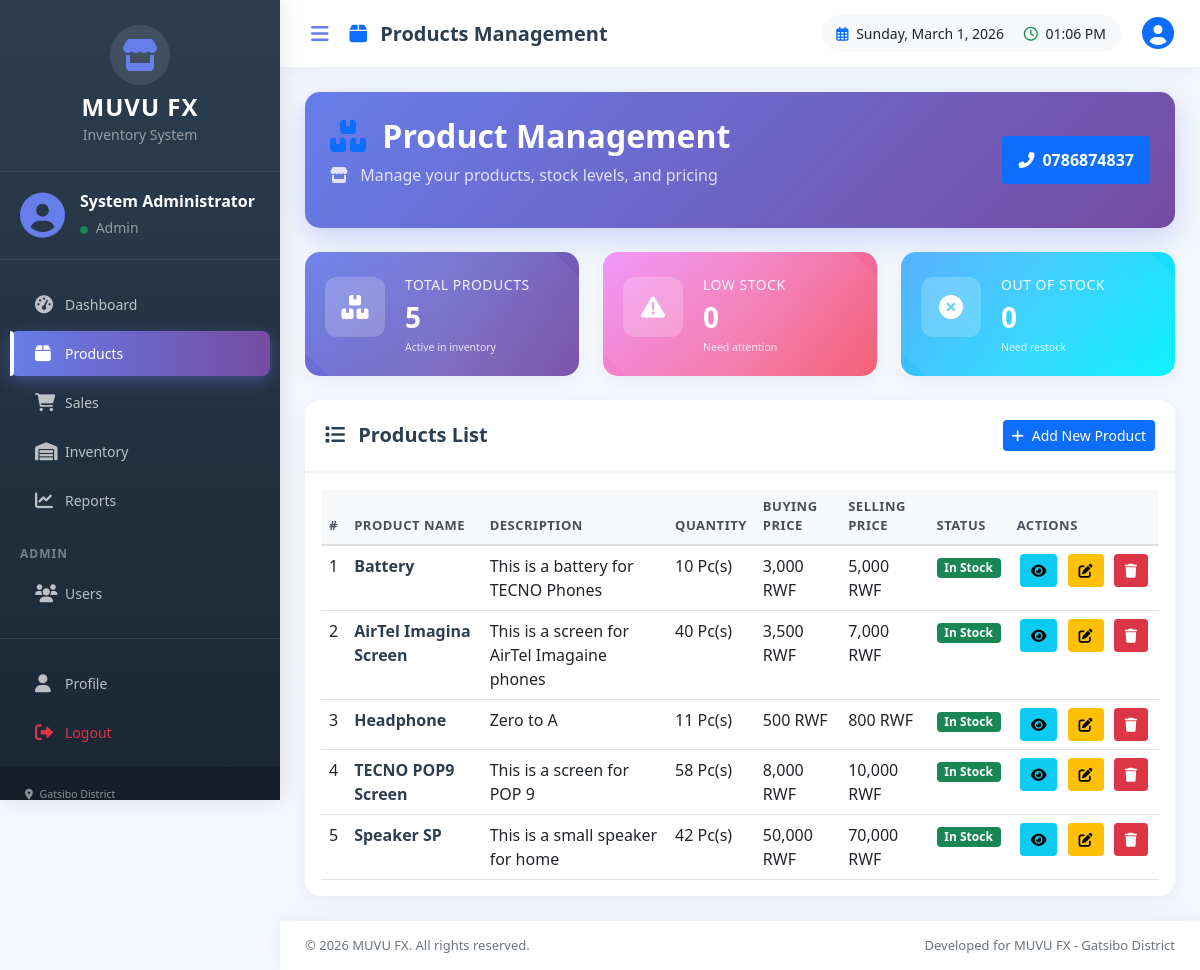
The page /pages/products.php (signed in) on the database its author committed.
### tables this page shows
CREATE TABLE `products` (
  `id` int(11) NOT NULL,
  `product_name` varchar(200) NOT NULL,
  `description` text DEFAULT NULL,
  `quantity` int(11) DEFAULT 0,
  `low_stock_threshold` int(11) DEFAULT 10,
  `buying_price` decimal(10,2) DEFAULT 0.00,
  `selling_price` decimal(10,2) DEFAULT 0.00,
  `created_at` timestamp NOT NULL DEFAULT current_timestamp(),
  `updated_at` timestamp NOT NULL DEFAULT current_timestamp() ON UPDATE current_timestamp()
);

### pages/products.php (the view, shortened to what this page needs)
<?php
require_once '../includes/config.php';
$products_query = "SELECT * FROM products ORDER BY created_at ASC";
$products_result = mysqli_query($conn, $products_query);
$current_page = basename($_SERVER['PHP_SELF']);
$user_role = $_SESSION['role'] ?? 'guest';
$user_name = $_SESSION['full_name'] ?? 'User';
$total_products_query = "SELECT COUNT(*) as total FROM products";
$total_products_result = mysqli_query($conn, $total_products_query);
$total_products = mysqli_fetch_assoc($total_products_result)['total'];
$low_stock_count_query = "SELECT COUNT(*) as count FROM products WHERE quantity <= low_stock_threshold";
$low_stock_count_result = mysqli_query($conn, $low_stock_count_query);
$low_stock_count = mysqli_fetch_assoc($low_stock_count_result)['count'];
$out_stock_query = "SELECT COUNT(*) as count FROM products WHERE quantity = 0";
$out_stock_result = mysqli_query($conn, $out_stock_query);
$out_stock_count = mysqli_fetch_assoc($out_stock_result)['count'];
?>
<?php include '../includes/header.php'; ?>
<div class="main-layout">
    <div class="sidebar">
        <div class="sidebar-header">
            <div class="business-logo">
                <i class="fas fa-store fa-2x mb-2"></i>
                <h4 class="text-white mb-0">MUVU FX</h4>
                <small class="text-white-50">Inventory System</small>
            </div>
        </div>
        <div class="user-info">
            <div class="user-avatar">
                <i class="fas fa-user-circle fa-3x"></i>
            </div>
            <div class="user-details">
                <h6 class="text-white mb-1"><?php echo htmlspecialchars($user_name); ?></h6>
                <small class="text-white-50">
                    <i class="fas fa-circle text-success me-1" style="font-size: 8px;"></i>
                    <?php echo ucfirst(htmlspecialchars($user_role)); ?>
                </small>
            </div>
        </div>
        <div class="sidebar-menu">
            <ul class="nav flex-column">
                <li class="nav-item">
                    <a class="nav-link <?php echo $current_page == 'dashboard.php' ? 'active' : ''; ?>"
                       href="dashboard.php">
                        <i class="fas fa-tachometer-alt"></i>
                        <span>Dashboard</span>
                    </a>
                </li>
                <li class="nav-item">
                    <a class="nav-link <?php echo $current_page == 'products.php' ? 'active' : ''; ?>"
                       href="products.php">
                        <i class="fas fa-box"></i>
                        <span>Products</span>
                    </a>
                </li>
                <li class="nav-item">
                    <a class="nav-link <?php echo $current_page == 'sales.php' ? 'active' : ''; ?>"
                       href="sales.php">
                        <i class="fas fa-shopping-cart"></i>
                        <span>Sales</span>
                    </a>
                </li>
                <li class="nav-item">
                    <a class="nav-link <?php echo $current_page == 'inventory.php' ? 'active' : ''; ?>"
                       href="inventory.php">
                        <i class="fas fa-warehouse"></i>
                        <span>Inventory</span>
                    </a>
                </li>
                <li class="nav-item">
                    <a class="nav-link <?php echo $current_page == 'reports.php' ? 'active' : ''; ?>"
                       href="reports.php">
                        <i class="fas fa-chart-line"></i>
                        <span>Reports</span>
                    </a>
                </li>
                <?php if (isset($_SESSION['role']) && $_SESSION['role'] === 'admin'): ?>
                <li class="nav-divider">
                    <span class="divider-text">ADMIN</span>
                </li>
                <li class="nav-item">
                    <a class="nav-link <?php echo $current_page == 'users.php' ? 'active' : ''; ?>"
                       href="users.php">
                        <i class="fas fa-users"></i>
                        <span>Users</span>
                    </a>
                </li>
                <?php endif; ?>
            </ul>
        </div>
        <div class="sidebar-footer">
            <ul class="nav flex-column">
                <li class="nav-item">
                    <a class="nav-link <?php echo $current_page == 'profile.php' ? 'active' : ''; ?>"
                       href="profile.php">
                        <i class="fas fa-user"></i>
                        <span>Profile</span>
                    </a>
                </li>
                <li class="nav-item">
                    <a class="nav-link text-danger" href="../actions/logout.php">
                        <i class="fas fa-sign-out-alt"></i>
                        <span>Logout</span>
                    </a>
                </li>
            </ul>
            <div class="business-info">
                <small class="text-white-50 d-block">
                    <i class="fas fa-map-marker-alt me-1"></i> Gatsibo District
                </small>
            </div>
        </div>
    </div>
    <div class="main-content-right">
        <div class="top-header">
            <div class="header-left">
                <button class="sidebar-toggle-btn" onclick="toggleSidebar()">
                    <i class="fas fa-bars"></i>
                </button>
                <h5 class="page-title">
                    <i class="fas fa-box me-2 text-primary"></i>
                    Products Management
                </h5>
            </div>
            <div class="header-right">
                <div class="datetime-display">
                    <span class="date me-3">
                        <i class="far fa-calendar-alt text-primary me-1"></i>
                        <?php echo date('l, F j, Y'); ?>
                    </span>
                    <span class="time">
                        <i class="far fa-clock text-success me-1"></i>
                        <?php echo date('h:i A'); ?>
                    </span>
                </div>
                <div class="user-profile-dropdown">
                    <div class="dropdown">
                        <button class="btn btn-link dropdown-toggle text-dark" type="button" data-bs-toggle="dropdown">
                            <i class="fas fa-user-circle fa-2x text-primary"></i>
                        </button>
                    </div>
                </div>
            </div>
        </div>
        <div class="content-area">
            <div class="welcome-section mb-4">
                <div class="row align-items-center">
                    <div class="col-md-8">
                        <h2 class="mb-2">
                            <i class="fas fa-boxes text-primary me-2"></i>
                            Product Management
                        </h2>
                        <p class="text-muted">
                            <i class="fas fa-store me-2"></i>
                            Manage your products, stock levels, and pricing
                        </p>
                    </div>
                    <div class="col-md-4 text-end">
                        <div class="business-badge">
                            <span class="badge bg-primary p-3">
                                <i class="fas fa-phone-alt me-2"></i>0786874837
                            </span>
                        </div>
                    </div>
                </div>
            </div>
            <div class="row g-4 mb-4">
                <div class="col-xl-4 col-md-4">
                    <div class="stat-card total-products-card">
                        <div class="stat-icon">
                            <i class="fas fa-boxes"></i>
                        </div>
                        <div class="stat-details">
                            <span class="stat-label">Total Products</span>
                            <h3 class="stat-value"><?php echo $total_products; ?></h3>
                            <div class="stat-footer">
                                <small>Active in inventory</small>
                            </div>
                        </div>
                    </div>
                </div>
                <div class="col-xl-4 col-md-4">
                    <div class="stat-card low-stock-stat-card">
                        <div class="stat-icon">
                            <i class="fas fa-exclamation-triangle"></i>
                        </div>
                        <div class="stat-details">
                            <span class="stat-label">Low Stock</span>
                            <h3 class="stat-value"><?php echo $low_stock_count; ?></h3>
                            <div class="stat-footer">
                                <small>Need attention</small>
                            </div>
                        </div>
                    </div>
                </div>
                <div class="col-xl-4 col-md-4">
                    <div class="stat-card out-stock-card">
                        <div class="stat-icon">
                            <i class="fas fa-times-circle"></i>
                        </div>
                        <div class="stat-details">
                            <span class="stat-label">Out of Stock</span>
                            <h3 class="stat-value"><?php echo $out_stock_count; ?></h3>
                            <div class="stat-footer">
                                <small>Need restock</small>
                            </div>
                        </div>
                    </div>
                </div>
            </div>
            <div class="row">
                <div class="col-12">
                    <div class="card products-card">
                        <div class="card-header">
                            <h5 class="mb-0">
                                <i class="fas fa-list me-2"></i>
                                Products List
                            </h5>
                            <button class="btn btn-primary btn-sm" data-bs-toggle="modal" data-bs-target="#addProductModal">
                                <i class="fas fa-plus me-2"></i>Add New Product
                            </button>
                        </div>
                        <div class="card-body">
                            <div class="table-responsive">
                                <table class="table table-hover products-table" id="productsTable">
                                    <thead>
                                        <tr>
                                            <th>#</th>
                                            <th>Product Name</th>
                                            <th>Description</th>
                                            <th>Quantity</th>
                                            <th>Buying Price</th>
                                            <th>Selling Price</th>
                                            <th>Status</th>
                                            <th>Actions</th>
                                        </tr>
                                    </thead>
                                    <tbody>
                                        <?php if (mysqli_num_rows($products_result) > 0): ?>
                                            <?php while ($product = mysqli_fetch_assoc($products_result)): ?>
                                            <tr>
                                                <td><?php echo $product['id']; ?></td>
                                                <td class="product-name"><?php echo htmlspecialchars($product['product_name']); ?></td>
                                                <td><?php echo htmlspecialchars(substr($product['description'], 0, 50)) . (strlen($product['description']) > 50 ? '...' : ''); ?></td>
                                                <td class="<?php echo $product['quantity'] <= $product['low_stock_threshold'] ? 'text-danger fw-bold' : ''; ?>">
                                                    <?php echo $product['quantity']; ?> Pc(s)
                                                </td>
                                                <td><?php echo number_format($product['buying_price'], 0); ?> RWF</td>
                                                <td><?php echo number_format($product['selling_price'], 0); ?> RWF</td>
                                                <td>
                                                    <?php
                                                    if ($product['quantity'] <= $product['low_stock_threshold'] && $product['quantity'] > 0) {
                                                        echo '<span class="badge bg-warning text-dark">Low Stock</span>';
                                                    } elseif ($product['quantity'] == 0) {
                                                        echo '<span class="badge bg-secondary">Out of Stock</span>';
                                                    } else {
                                                        echo '<span class="badge bg-success">In Stock</span>';
                                                    }
                                                    ?>
                                                </td>
                                                <td class="action-buttons">
                                                    <button class="btn btn-sm btn-info" onclick="viewProduct(<?php echo $product['id']; ?>)" title="View">
                                                        <i class="fas fa-eye"></i>
                                                    </button>
                                                    <button class="btn btn-sm btn-warning" onclick="editProduct(<?php echo $product['id']; ?>)" title="Edit">
                                                        <i class="fas fa-edit"></i>
                                                    </button>
                                                    <button class="btn btn-sm btn-danger" onclick="deleteProduct(<?php echo $product['id']; ?>)" title="Delete">
                                                        <i class="fas fa-trash"></i>
                                                    </button>
                                                </td>
                                            </tr>
                                            <?php endwhile; ?>
                                        <?php endif; ?>
                                    </tbody>
                                </table>
                            </div>
                        </div>
                    </div>
                </div>
            </div>
        </div>
        <footer class="main-footer">
            <div class="footer-content">
                <span>&copy; <?php echo date('Y'); ?> MUVU FX. All rights reserved.</span>
                <span class="text-muted">Developed for MUVU FX - Gatsibo District</span>
            </div>
        </footer>
    </div>
</div>
<?php include '../includes/footer.php'; ?>

### includes/header.php (style rules this page uses)
.stat-card { background: white; border-radius: 10px; padding: 20px; box-shadow: 0 2px 10px rgba(0,0,0,0.1); transition: transform 0.3s; }
.stat-icon { width: 50px; height: 50px; background: linear-gradient(135deg, #667eea 0%, #764ba2 100%); border-radius: 10px; display: flex; align-items: center; justify-content: center; margin-bottom: 15px; }
.stat-icon i { font-size: 24px; color: white; }
.sidebar { min-height: 100vh; background: linear-gradient(135deg, #667eea 0%, #764ba2 100%); color: white; }
.sidebar a { color: rgba(255,255,255,0.8); text-decoration: none; padding: 10px 15px; display: block; transition: 0.3s; }

### rows shown on the page
products: id "1", product_name "Battery", description "This is a battery for TECNO Phones", quantity "10", buying_price "3,000", selling_price "5,000", low_stock_threshold "In Stock"
products: id "2", product_name "AirTel Imagina Screen", description "This is a screen for AirTel Imagaine phones", quantity "40", buying_price "3,500", selling_price "7,000", low_stock_threshold "In Stock"
products: id "3", product_name "Headphone", description "Zero to A", quantity "11", buying_price "500", selling_price "800", low_stock_threshold "In Stock"
products: id "4", product_name "TECNO POP9 Screen", description "This is a screen for POP 9", quantity "58", buying_price "8,000", selling_price "10,000", low_stock_threshold "In Stock"
products: id "5", product_name "Speaker SP", description "This is a small speaker for home", quantity "42", buying_price "50,000", selling_price "70,000", low_stock_threshold "In Stock"

### other values the page prints
$user_name "System Administrator"
$user_role "Admin"
$total_products "5"
$low_stock_count "0"
$out_stock_count "0"
